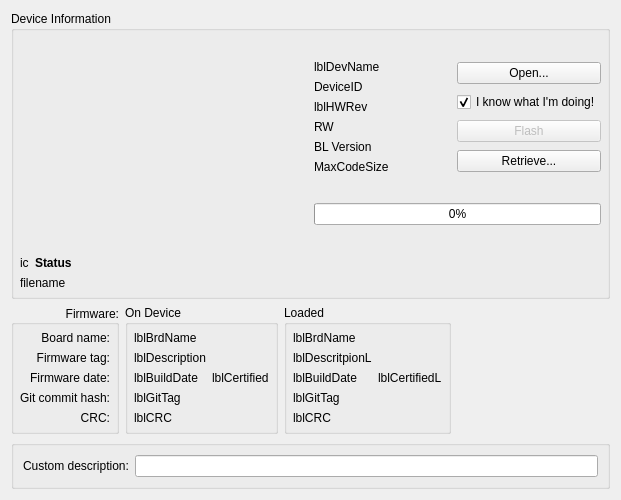
<?xml version="1.0" encoding="UTF-8"?>
<ui version="4.0">
 <class>deviceWidget</class>
 <widget class="QWidget" name="deviceWidget">
  <property name="geometry">
   <rect>
    <x>0</x>
    <y>0</y>
    <width>621</width>
    <height>500</height>
   </rect>
  </property>
  <property name="windowTitle">
   <string>Form</string>
  </property>
  <layout class="QVBoxLayout" name="verticalLayout">
   <item>
    <widget class="QGroupBox" name="verticalGroupBox_4">
     <property name="title">
      <string>Device Information</string>
     </property>
     <layout class="QVBoxLayout" name="verticalLayout_7">
      <property name="leftMargin">
       <number>6</number>
      </property>
      <property name="topMargin">
       <number>6</number>
      </property>
      <property name="rightMargin">
       <number>6</number>
      </property>
      <property name="bottomMargin">
       <number>6</number>
      </property>
      <item>
       <layout class="QHBoxLayout" name="horizontalLayout_6">
        <item>
         <widget class="QGraphicsView" name="gVDevice">
          <property name="minimumSize">
           <size>
            <width>160</width>
            <height>160</height>
           </size>
          </property>
          <property name="maximumSize">
           <size>
            <width>350</width>
            <height>350</height>
           </size>
          </property>
          <property name="styleSheet">
           <string notr="true">background: transparent</string>
          </property>
          <property name="frameShape">
           <enum>QFrame::NoFrame</enum>
          </property>
          <property name="renderHints">
           <set>QPainter::HighQualityAntialiasing</set>
          </property>
         </widget>
        </item>
        <item>
         <layout class="QVBoxLayout" name="verticalLayout_10">
          <item>
           <layout class="QHBoxLayout" name="horizontalLayout_7">
            <item>
             <layout class="QVBoxLayout" name="verticalLayout_4">
              <item>
               <widget class="QLabel" name="lblDevName">
                <property name="text">
                 <string notr="true">lblDevName</string>
                </property>
               </widget>
              </item>
              <item>
               <widget class="QLabel" name="lbldevID">
                <property name="text">
                 <string notr="true">DeviceID</string>
                </property>
               </widget>
              </item>
              <item>
               <widget class="QLabel" name="lblHWRev">
                <property name="text">
                 <string notr="true">lblHWRev</string>
                </property>
               </widget>
              </item>
              <item>
               <widget class="QLabel" name="lblAccess">
                <property name="text">
                 <string notr="true">RW</string>
                </property>
               </widget>
              </item>
              <item>
               <widget class="QLabel" name="lblBLVer">
                <property name="text">
                 <string>BL Version</string>
                </property>
               </widget>
              </item>
              <item>
               <widget class="QLabel" name="lblMaxCode">
                <property name="text">
                 <string>MaxCodeSize</string>
                </property>
               </widget>
              </item>
             </layout>
            </item>
            <item>
             <layout class="QVBoxLayout" name="verticalLayout_6">
              <item>
               <widget class="QPushButton" name="pbLoad">
                <property name="toolTip">
                 <string>Open a file with new firmware image to be flashed</string>
                </property>
                <property name="text">
                 <string>Open...</string>
                </property>
               </widget>
              </item>
              <item>
               <widget class="QCheckBox" name="confirmCheckBox">
                <property name="text">
                 <string>I know what I'm doing!</string>
                </property>
                <property name="checked">
                 <bool>true</bool>
                </property>
               </widget>
              </item>
              <item>
               <widget class="QPushButton" name="updateButton">
                <property name="enabled">
                 <bool>false</bool>
                </property>
                <property name="toolTip">
                 <string>Write loaded firmware image to the board</string>
                </property>
                <property name="text">
                 <string>Flash</string>
                </property>
               </widget>
              </item>
              <item>
               <widget class="QPushButton" name="retrieveButton">
                <property name="toolTip">
                 <string>Read and save current board firmware to a file</string>
                </property>
                <property name="text">
                 <string>Retrieve...</string>
                </property>
               </widget>
              </item>
             </layout>
            </item>
           </layout>
          </item>
          <item>
           <widget class="QProgressBar" name="progressBar">
            <property name="value">
             <number>0</number>
            </property>
           </widget>
          </item>
         </layout>
        </item>
       </layout>
      </item>
      <item>
       <layout class="QHBoxLayout" name="horizontalLayout">
        <item>
         <widget class="QLabel" name="statusIcon">
          <property name="text">
           <string>ic</string>
          </property>
         </widget>
        </item>
        <item>
         <widget class="QLabel" name="statusLabel">
          <property name="sizePolicy">
           <sizepolicy hsizetype="MinimumExpanding" vsizetype="Preferred">
            <horstretch>0</horstretch>
            <verstretch>0</verstretch>
           </sizepolicy>
          </property>
          <property name="font">
           <font>
            <weight>75</weight>
            <bold>true</bold>
           </font>
          </property>
          <property name="text">
           <string>Status</string>
          </property>
          <property name="wordWrap">
           <bool>true</bool>
          </property>
         </widget>
        </item>
       </layout>
      </item>
      <item>
       <widget class="QLabel" name="filenameLabel">
        <property name="sizePolicy">
         <sizepolicy hsizetype="MinimumExpanding" vsizetype="Preferred">
          <horstretch>0</horstretch>
          <verstretch>0</verstretch>
         </sizepolicy>
        </property>
        <property name="font">
         <font>
          <weight>50</weight>
          <bold>false</bold>
         </font>
        </property>
        <property name="text">
         <string>filename</string>
        </property>
        <property name="wordWrap">
         <bool>true</bool>
        </property>
       </widget>
      </item>
     </layout>
    </widget>
   </item>
   <item>
    <layout class="QHBoxLayout" name="horizontalLayout_4">
     <item>
      <widget class="QGroupBox" name="groupBox">
       <property name="title">
        <string>Firmware:</string>
       </property>
       <property name="alignment">
        <set>Qt::AlignRight|Qt::AlignTrailing|Qt::AlignVCenter</set>
       </property>
       <layout class="QVBoxLayout" name="verticalLayout_9">
        <property name="leftMargin">
         <number>6</number>
        </property>
        <property name="topMargin">
         <number>6</number>
        </property>
        <property name="rightMargin">
         <number>6</number>
        </property>
        <property name="bottomMargin">
         <number>6</number>
        </property>
        <item>
         <widget class="QLabel" name="label_2">
          <property name="text">
           <string>Board name:</string>
          </property>
          <property name="alignment">
           <set>Qt::AlignRight|Qt::AlignTrailing|Qt::AlignVCenter</set>
          </property>
         </widget>
        </item>
        <item>
         <widget class="QLabel" name="label_5">
          <property name="text">
           <string>Firmware tag:</string>
          </property>
          <property name="alignment">
           <set>Qt::AlignRight|Qt::AlignTrailing|Qt::AlignVCenter</set>
          </property>
         </widget>
        </item>
        <item>
         <widget class="QLabel" name="label_4">
          <property name="text">
           <string>Firmware date:</string>
          </property>
          <property name="alignment">
           <set>Qt::AlignRight|Qt::AlignTrailing|Qt::AlignVCenter</set>
          </property>
         </widget>
        </item>
        <item>
         <widget class="QLabel" name="label_3">
          <property name="text">
           <string>Git commit hash:</string>
          </property>
          <property name="alignment">
           <set>Qt::AlignRight|Qt::AlignTrailing|Qt::AlignVCenter</set>
          </property>
         </widget>
        </item>
        <item>
         <widget class="QLabel" name="label">
          <property name="text">
           <string>CRC:</string>
          </property>
          <property name="alignment">
           <set>Qt::AlignRight|Qt::AlignTrailing|Qt::AlignVCenter</set>
          </property>
         </widget>
        </item>
       </layout>
      </widget>
     </item>
     <item>
      <widget class="QGroupBox" name="verticalGroupBox_3">
       <property name="title">
        <string>On Device</string>
       </property>
       <layout class="QVBoxLayout" name="verticalLayout_5">
        <property name="leftMargin">
         <number>6</number>
        </property>
        <property name="topMargin">
         <number>6</number>
        </property>
        <property name="rightMargin">
         <number>6</number>
        </property>
        <property name="bottomMargin">
         <number>6</number>
        </property>
        <item>
         <layout class="QHBoxLayout" name="horizontalLayout_5">
          <item>
           <layout class="QVBoxLayout" name="verticalLayout_8">
            <item>
             <widget class="QLabel" name="lblBrdName">
              <property name="text">
               <string notr="true">lblBrdName</string>
              </property>
             </widget>
            </item>
            <item>
             <widget class="QLabel" name="lblDescription">
              <property name="text">
               <string notr="true">lblDescription</string>
              </property>
             </widget>
            </item>
            <item>
             <widget class="QLabel" name="lblBuildDate">
              <property name="text">
               <string notr="true">lblBuildDate</string>
              </property>
             </widget>
            </item>
            <item>
             <widget class="QLabel" name="lblGitTag">
              <property name="text">
               <string notr="true">lblGitTag</string>
              </property>
             </widget>
            </item>
            <item>
             <widget class="QLabel" name="lblCRC">
              <property name="text">
               <string notr="true">lblCRC</string>
              </property>
             </widget>
            </item>
           </layout>
          </item>
          <item>
           <widget class="QLabel" name="lblCertified">
            <property name="text">
             <string notr="true">lblCertified</string>
            </property>
            <property name="scaledContents">
             <bool>false</bool>
            </property>
           </widget>
          </item>
         </layout>
        </item>
       </layout>
      </widget>
     </item>
     <item>
      <widget class="QGroupBox" name="verticalGroupBox_loaded">
       <property name="enabled">
        <bool>true</bool>
       </property>
       <property name="title">
        <string>Loaded</string>
       </property>
       <layout class="QVBoxLayout" name="verticalLayout_2">
        <property name="leftMargin">
         <number>6</number>
        </property>
        <property name="topMargin">
         <number>6</number>
        </property>
        <property name="rightMargin">
         <number>6</number>
        </property>
        <property name="bottomMargin">
         <number>6</number>
        </property>
        <item>
         <layout class="QHBoxLayout" name="horizontalLayout_2">
          <item>
           <layout class="QVBoxLayout" name="verticalLayout_3">
            <item>
             <widget class="QLabel" name="lblBrdNameL">
              <property name="text">
               <string notr="true">lblBrdName</string>
              </property>
             </widget>
            </item>
            <item>
             <widget class="QLabel" name="lblDescritpionL">
              <property name="text">
               <string notr="true">lblDescritpionL</string>
              </property>
             </widget>
            </item>
            <item>
             <widget class="QLabel" name="lblBuildDateL">
              <property name="text">
               <string notr="true">lblBuildDate</string>
              </property>
             </widget>
            </item>
            <item>
             <widget class="QLabel" name="lblGitTagL">
              <property name="text">
               <string notr="true">lblGitTag</string>
              </property>
             </widget>
            </item>
            <item>
             <widget class="QLabel" name="lblCRCL">
              <property name="text">
               <string notr="true">lblCRC</string>
              </property>
             </widget>
            </item>
           </layout>
          </item>
          <item>
           <widget class="QLabel" name="lblCertifiedL">
            <property name="text">
             <string notr="true">lblCertifiedL</string>
            </property>
           </widget>
          </item>
         </layout>
        </item>
       </layout>
      </widget>
     </item>
     <item>
      <spacer name="horizontalSpacer">
       <property name="orientation">
        <enum>Qt::Horizontal</enum>
       </property>
       <property name="sizeHint" stdset="0">
        <size>
         <width>40</width>
         <height>20</height>
        </size>
       </property>
      </spacer>
     </item>
    </layout>
   </item>
   <item>
    <widget class="QGroupBox" name="groupCustom">
     <layout class="QHBoxLayout" name="horizontalLayout_3">
      <item>
       <widget class="QLabel" name="lblX">
        <property name="text">
         <string>Custom description:</string>
        </property>
       </widget>
      </item>
      <item>
       <widget class="QLineEdit" name="description"/>
      </item>
     </layout>
    </widget>
   </item>
  </layout>
 </widget>
 <resources/>
 <connections/>
</ui>
